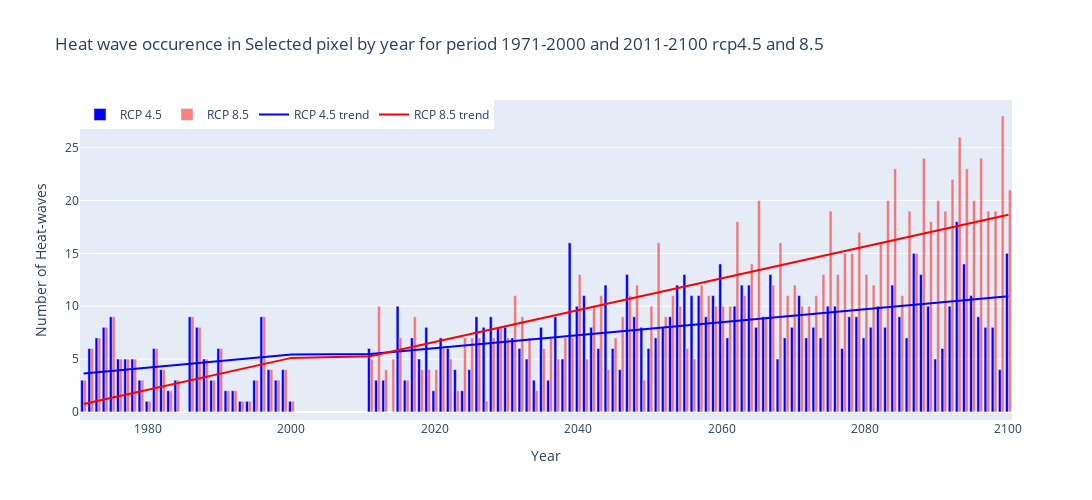

The notebook cell this image was saved under:
### Markdown cell above
- On this graph you can see the Heat-wave occurence for the reference period 1971-2000 and projection periods 2011-2100
- The number of heat-wave occurence for each year represents the the sum of the heat have occurence for each year (also winter and autumn months)

### Code cell
# This code plots the heat-wave occurrence for the selected point for years 
# Sample data
b = pixel_values_hy + pixel_values_p1y_45 + pixel_values_p2y_45 + pixel_values_p3y_45
t = pixel_values_hy + pixel_values_p1y_85 + pixel_values_p2y_85 + pixel_values_p3y_85
# Calculate trend lines for b and t
b_trend = np.polyfit(np.arange(len(b)), b, 1)
t_trend = np.polyfit(np.arange(len(t)), t, 1)
# Define years
yearh = list(range(1971, 2001))
yearp1 = list(range(2011, 2101))
year = yearh + yearp1
# Create figure
fig = go.Figure()
# Add bar trace for 'b'
fig.add_trace(go.Bar(x=year, y=b, name='RCP 4.5', marker_color='blue'))
# Add bar trace for 't'
fig.add_trace(go.Bar(x=year, y=t, name='RCP 8.5', opacity=0.5, marker_color='red'))
# Add trend line trace for 'b'
fig.add_trace(go.Scatter(x=year, y=np.polyval(b_trend, np.arange(len(b))), mode='lines', name='RCP 4.5 trend', line=dict(color='blue')))
# Add trend line trace for 't'
fig.add_trace(go.Scatter(x=year, y=np.polyval(t_trend, np.arange(len(t))), mode='lines', name='RCP 8.5 trend', line=dict(color='red')))
# Update layout
fig.update_layout(
    title='Heat wave occurence in Selected pixel by year for period 1971-2000 and 2011-2100 rcp4.5 and 8.5',
    xaxis_title='Year',
    yaxis_title='Number of Heat-waves',
    legend=dict(x=0, y=1, traceorder='normal', orientation='h'),
    width=1100,
    height=500)
